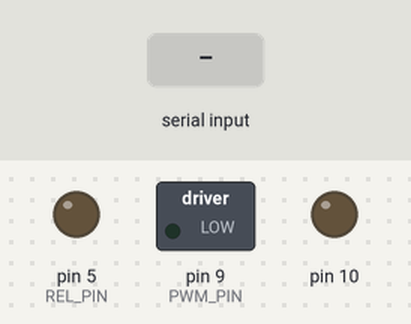
The sketch below on a simulated Arduino Uno, built with avr-gcc and run on an emulated ATmega328P. Parts: switched loads named in the sketch (green lamp = pin HIGH), output pins drawn as LEDs (lit = HIGH). Inputs (shaded band) come from the test bench. What the sketch prints to the serial monitor is not drawn.

Above: at 2.0 s.
2.1 s: "on" received over Serial
5.1 s: "off" received over Serial
At 6.6 s:
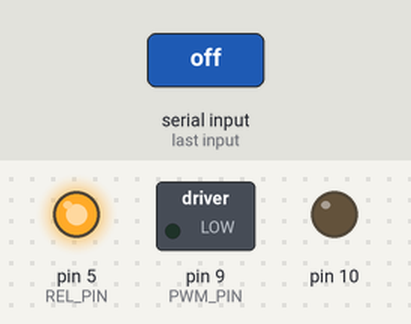
8.1 s: "p90\n" received over Serial
Timing chart, 0 to 11.1 s (numbered marks = the images above; inputs shaded):
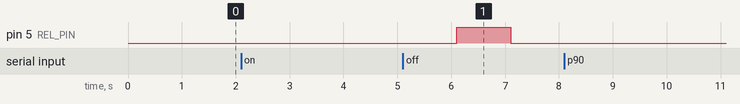

The sketch:

treadmill.ino
```cpp
/* Treadmill hack
  Signal wires:
    Name  | Colour  | Description
    Vref    black     5V
    VR      white     ~4.73V
    GND     grey      0V (ground)
    RPM     purple    RPM signal (active low, 2 peaks per rotation)
    VDD     blue      ~15V
    PWM     green     PWM signal (native controller use 400Hz)
    DN      yellow    inclination up (active high)
    UP      orange    inclination down (active high)
    S/W     red       ~15V
    relay   brown     relay signal (active high)
*/

#define RPM_PIN 2  // RPM signal - must be an interrupt pin, which is 2 or 3 on Uno
#define PWM_PIN 9  // PWM signal - use pin 9 or 10, for 16-bit resolution
#define REL_PIN 5  // relay signal - 0V for motor off, 5V for motor on

int rpm_edge_count = 0;
float rpm = 0;
uint16_t pwm = 0;
void ISR_RPM_count();
bool system_on = false;

// configure digital pins 9 and 10 as 16-bit PWM outputs
void setupPWM16() {
  DDRB |= _BV(PB1) | _BV(PB2);                      // set pins as outputs
  TCCR1A = _BV(COM1A1) | _BV(COM1B1) | _BV(WGM11);  // non-inverting PWM, mode 14: fast PWM, TOP=ICR1
  TCCR1B = _BV(WGM13) | _BV(WGM12) | _BV(CS10);     // no prescaling
  ICR1 = 0xffff;                                    // TOP counter value
}

// 16-bit version of analogWrite()
void analogWrite16(uint8_t pin, uint16_t val) {
  switch (pin) {
    case  9: OCR1A = val; break;
    case 10: OCR1B = val; break;
  }
}

//void ISR_RPM_count() {
//  rpm_edge_count += 1;
//}

void report() {
  //rpm = rpm_edge_count * 250 / time_elapsed * 0.0003663 * 3600; // calculate RPM
  Serial.print("Motor is: "); Serial.print(system_on?"ON":"OFF");
  //Serial.print("\tRPM edge: "); Serial.print(rpm_edge_count);
  //Serial.print("\tspeed: "); Serial.print(rpm); Serial.print(" km/h");
  Serial.print("\tPWM: "); Serial.println(pwm);
  //rpm_edge_count = 0;                           // clear edge count
  //time_start = millis();                        // reset timer
  //time_elapsed = 0;
}

void parse_command(String command) {
  if (command[0] == 'p') {
    command.remove(0, 1);
    pwm = command.toInt();
    analogWrite16(PWM_PIN, pwm);
    Serial.print("New PWM: "); Serial.println(pwm);
  } else if ((command == "on") || (command == "ON")) {
    Serial.print("Motor will be ON in 3 seconds...");
    Serial.print("3..."); delay(1000);
    Serial.print("2..."); delay(1000);
    Serial.print("1..."); delay(1000);
    Serial.println("ON");
    digitalWrite(REL_PIN, HIGH);
    system_on = true;
  } else if ((command == "off") || (command == "OFF")) {
    digitalWrite(REL_PIN, LOW);
    Serial.println("Motor OFF");
    system_on = false;
  }
  report();
}

void setup() {
  Serial.begin(9600);
  Serial.println("#############################################################################");
  Serial.println("#                                                                           #");
  Serial.println("#                              Treadmill Hack                               #");
  Serial.println("#                       Model: Dream Treadmill D1000                        #");
  Serial.println("# Serial command:                                                           #");
  Serial.println("#   to turn on or off the motor:                                            #");
  Serial.println("#     send \"on\" or \"off\"                                                    #");
- Serial.println("#   to set new PWM value:                                                   #");
- Serial.println("#     send \"p<pwm>\", where \"<pwm>\" is an integer in the range of 0 to 65535 #");
  Serial.println("#                                                                           #");
  Serial.println("#############################################################################");
  pinMode(RPM_PIN, INPUT);
  pinMode(PWM_PIN, OUTPUT);
  pinMode(REL_PIN, OUTPUT);
  digitalWrite(REL_PIN, LOW);
  //attachInterrupt(digitalPinToInterrupt(RPM_PIN), ISR_RPM_count, RISING);
  setupPWM16();
  report();
}

//int time_start = millis();
//int time_elapsed = 0;

void loop() {
  if (Serial.available() > 0) {
    parse_command(Serial.readString());
  }
  //time_elapsed = millis() - time_start;
  //if (time_elapsed >= 2000) {
  //  report();
  //}
}
```

Measured:
- after the input at 2.1 s, every drawn part: stays the same
- after the input at 8.1 s, every drawn part: stays the same
